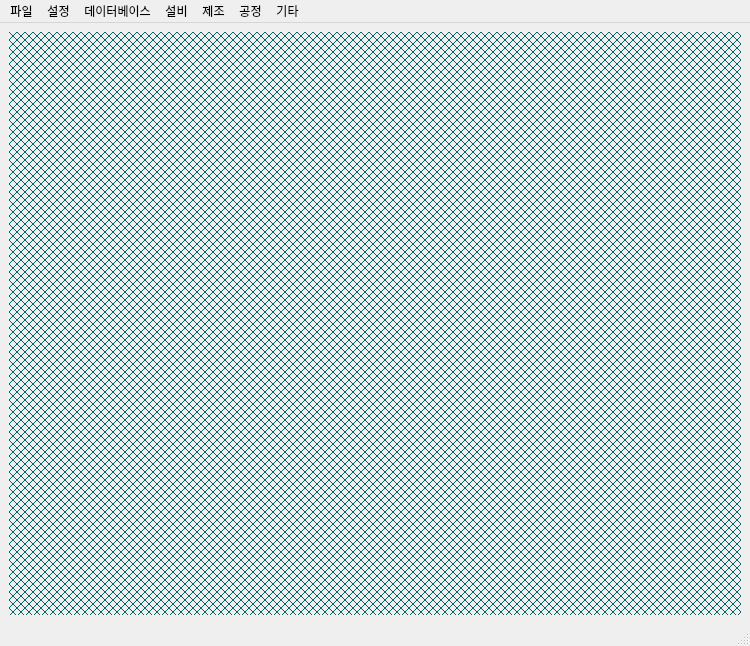
<?xml version="1.0" encoding="UTF-8"?>
<ui version="4.0">
 <class>MainWindow</class>
 <widget class="QMainWindow" name="MainWindow">
  <property name="geometry">
   <rect>
    <x>0</x>
    <y>0</y>
    <width>750</width>
    <height>646</height>
   </rect>
  </property>
  <property name="windowTitle">
   <string>MainWindow</string>
  </property>
  <widget class="QWidget" name="centralwidget">
   <layout class="QGridLayout" name="gridLayout">
    <item row="0" column="0">
     <widget class="QMdiArea" name="mdiArea">
      <property name="sizePolicy">
       <sizepolicy hsizetype="Expanding" vsizetype="Expanding">
        <horstretch>0</horstretch>
        <verstretch>0</verstretch>
       </sizepolicy>
      </property>
      <property name="background">
       <brush brushstyle="DiagCrossPattern">
        <color alpha="255">
         <red>0</red>
         <green>103</green>
         <blue>103</blue>
        </color>
       </brush>
      </property>
     </widget>
    </item>
   </layout>
  </widget>
  <widget class="QMenuBar" name="menubar">
   <property name="geometry">
    <rect>
     <x>0</x>
     <y>0</y>
     <width>750</width>
     <height>33</height>
    </rect>
   </property>
   <widget class="QMenu" name="menu">
    <property name="title">
     <string>파일</string>
    </property>
   </widget>
   <widget class="QMenu" name="menu_2">
    <property name="title">
     <string>데이터베이스</string>
    </property>
   </widget>
   <widget class="QMenu" name="menu_3">
    <property name="title">
     <string>설비</string>
    </property>
    <addaction name="actionMOCVD"/>
    <addaction name="mn_measurement_equipment"/>
   </widget>
   <widget class="QMenu" name="menu_4">
    <property name="title">
     <string>제조</string>
    </property>
   </widget>
   <widget class="QMenu" name="menu_5">
    <property name="title">
     <string>공정</string>
    </property>
   </widget>
   <widget class="QMenu" name="menu_6">
    <property name="title">
     <string>기타</string>
    </property>
   </widget>
   <widget class="QMenu" name="menu_7">
    <property name="title">
     <string>설정</string>
    </property>
    <addaction name="mn_settings_window"/>
   </widget>
   <addaction name="menu"/>
   <addaction name="menu_7"/>
   <addaction name="menu_2"/>
   <addaction name="menu_3"/>
   <addaction name="menu_4"/>
   <addaction name="menu_5"/>
   <addaction name="menu_6"/>
  </widget>
  <widget class="QStatusBar" name="statusbar"/>
  <action name="mn_settings_window">
   <property name="text">
    <string>환경설정</string>
   </property>
  </action>
  <action name="actionMOCVD">
   <property name="text">
    <string>MOCVD</string>
   </property>
  </action>
  <action name="mn_measurement_equipment">
   <property name="text">
    <string>측정설비</string>
   </property>
  </action>
 </widget>
 <resources/>
 <connections/>
</ui>
